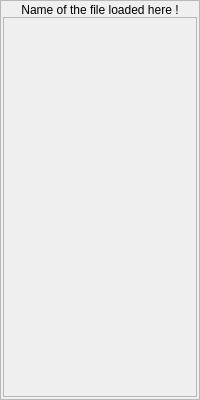
              <widget class="QFrame" name="frame_2">
               <property name="minimumSize">
                <size>
                 <width>0</width>
                 <height>400</height>
                </size>
               </property>
               <property name="maximumSize">
                <size>
                 <width>16777215</width>
                 <height>16777215</height>
                </size>
               </property>
               <property name="frameShape">
                <enum>QFrame::StyledPanel</enum>
               </property>
               <property name="frameShadow">
                <enum>QFrame::Raised</enum>
               </property>
               <layout class="QVBoxLayout" name="verticalLayout_12">
                <property name="spacing">
                 <number>0</number>
                </property>
                <property name="margin">
                 <number>2</number>
                </property>
                <item>
                 <widget class="QLabel" name="dataFileNameValue">
                  <property name="text">
                   <string>Name of the file loaded here !</string>
                  </property>
                  <property name="alignment">
                   <set>Qt::AlignCenter</set>
                  </property>
                 </widget>
                </item>
                <item>
                 <widget class="QFrame" name="frame">
                  <property name="frameShape">
                   <enum>QFrame::StyledPanel</enum>
                  </property>
                  <property name="frameShadow">
                   <enum>QFrame::Raised</enum>
                  </property>
                  <layout class="QHBoxLayout" name="horizontalLayout_4">
                   <item>
                    <widget class="MPLWidget" name="xy_overview" native="true">
                     <property name="sizePolicy">
                      <sizepolicy hsizetype="Expanding" vsizetype="Expanding">
                       <horstretch>0</horstretch>
                       <verstretch>0</verstretch>
                      </sizepolicy>
                     </property>
                     <property name="minimumSize">
                      <size>
                       <width>0</width>
                       <height>200</height>
                      </size>
                     </property>
                    </widget>
                   </item>
                   <item>
                    <widget class="MPLWidget" name="xtof_overview" native="true">
                     <property name="sizePolicy">
                      <sizepolicy hsizetype="Expanding" vsizetype="Expanding">
                       <horstretch>0</horstretch>
                       <verstretch>0</verstretch>
                      </sizepolicy>
                     </property>
                     <property name="minimumSize">
                      <size>
                       <width>0</width>
                       <height>200</height>
                      </size>
                     </property>
                    </widget>
                   </item>
                  </layout>
                 </widget>
                </item>
               </layout>
              </widget>
